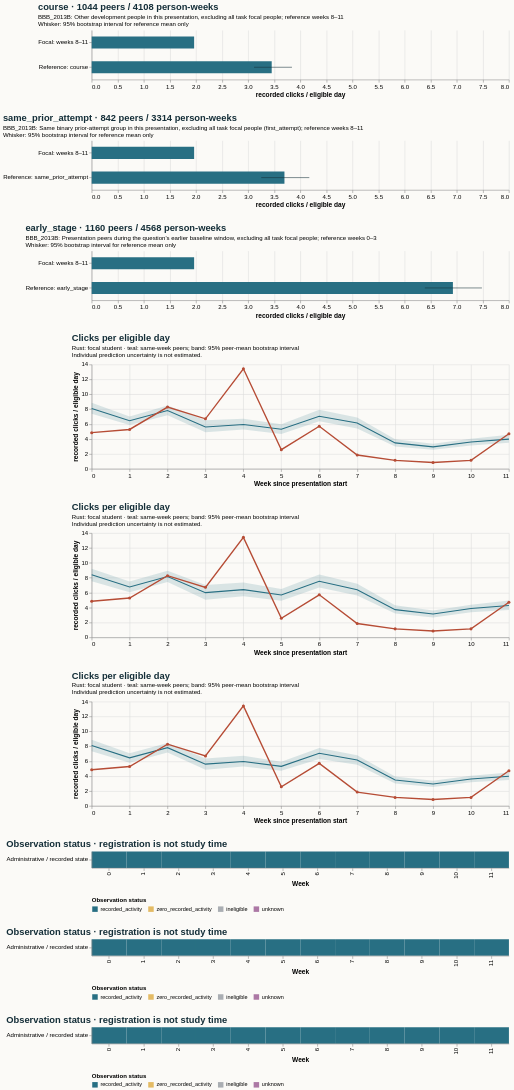

Specify this chart in Vega-Lite:
### Vega-Lite specification from a JSON file in a GitHub repository (floating-point values rounded to 4 significant figures)
{"$schema": "https://vega.github.io/schema/vega-lite/v5.20.1.json", "config": {"axis": {"labelFontSize": 11, "titleFontSize": 12}, "background": "#fbfaf7", "font": "sans-serif", "title": {"anchor": "start", "color": "#142e38", "fontSize": 17, "subtitleFontSize": 11}, "view": {"continuousHeight": 300, "continuousWidth": 300, "stroke": null}}, "datasets": {"data-3efce100d0aa5ae0888daa3e29f0aad8": [{"eligible_days": 7.0, "end_day": 6, "logging_completeness": "unknown", "observation_status": "recorded_activity", "row": "Administrative / recorded state", "score_status": "withheld_release_time_unknown", "start_day": 0, "value": 4.857, "week": 0}, {"eligible_days": 7.0, "end_day": 13, "logging_completeness": "unknown", "observation_status": "recorded_activity", "row": "Administrative / recorded state", "score_status": "withheld_release_time_unknown", "start_day": 7, "value": 5.286, "week": 1}, {"eligible_days": 7.0, "end_day": 20, "logging_completeness": "unknown", "observation_status": "recorded_activity", "row": "Administrative / recorded state", "score_status": "withheld_release_time_unknown", "start_day": 14, "value": 8.286, "week": 2}, {"eligible_days": 7.0, "end_day": 27, "logging_completeness": "unknown", "observation_status": "recorded_activity", "row": "Administrative / recorded state", "score_status": "withheld_release_time_unknown", "start_day": 21, "value": 6.714, "week": 3}, {"eligible_days": 7.0, "end_day": 34, "logging_completeness": "unknown", "observation_status": "recorded_activity", "row": "Administrative / recorded state", "score_status": "withheld_release_time_unknown", "start_day": 28, "value": 13.43, "week": 4}, {"eligible_days": 7.0, "end_day": 41, "logging_completeness": "unknown", "observation_status": "recorded_activity", "row": "Administrative / recorded state", "score_status": "withheld_release_time_unknown", "start_day": 35, "value": 2.571, "week": 5}, {"eligible_days": 7.0, "end_day": 48, "logging_completeness": "unknown", "observation_status": "recorded_activity", "row": "Administrative / recorded state", "score_status": "withheld_release_time_unknown", "start_day": 42, "value": 5.714, "week": 6}, {"eligible_days": 7.0, "end_day": 55, "logging_completeness": "unknown", "observation_status": "recorded_activity", "row": "Administrative / recorded state", "score_status": "withheld_release_time_unknown", "start_day": 49, "value": 1.857, "week": 7}, {"eligible_days": 7.0, "end_day": 62, "logging_completeness": "unknown", "observation_status": "recorded_activity", "row": "Administrative / recorded state", "score_status": "withheld_release_time_unknown", "start_day": 56, "value": 1.143, "week": 8}, {"eligible_days": 7.0, "end_day": 69, "logging_completeness": "unknown", "observation_status": "recorded_activity", "row": "Administrative / recorded state", "score_status": "withheld_release_time_unknown", "start_day": 63, "value": 0.8571, "week": 9}, {"eligible_days": 7.0, "end_day": 76, "logging_completeness": "unknown", "observation_status": "recorded_activity", "row": "Administrative / recorded state", "score_status": "withheld_release_time_unknown", "start_day": 70, "value": 1.143, "week": 10}, {"eligible_days": 7.0, "end_day": 83, "logging_completeness": "unknown", "observation_status": "recorded_activity", "row": "Administrative / recorded state", "score_status": "withheld_release_time_unknown", "start_day": 77, "value": 4.714, "week": 11}], "data-baa2252244a9e7191a73e37b320b6f5f": [{"hi": null, "lo": null, "series": "Focal: weeks 8–11", "value": 1.964}, {"hi": 3.84, "lo": 3.113, "series": "Reference: course", "value": 3.452}], "data-c176db2f0d0cfe8538ff2bd210405009": [{"end_day": 6, "focal_value": 4.857, "peer_ci_high": 8.861, "peer_ci_low": 7.41, "peer_mean": 8.1, "peer_observations": 1159, "peer_people": 1159, "reference": "course", "unit": "recorded clicks / eligible day", "week": 0}, {"end_day": 13, "focal_value": 5.286, "peer_ci_high": 7.026, "peer_ci_low": 5.874, "peer_mean": 6.456, "peer_observations": 1151, "peer_people": 1151, "reference": "course", "unit": "recorded clicks / eligible day", "week": 1}, {"end_day": 20, "focal_value": 8.286, "peer_ci_high": 8.513, "peer_ci_low": 7.182, "peer_mean": 7.819, "peer_observations": 1133, "peer_people": 1133, "reference": "course", "unit": "recorded clicks / eligible day", "week": 2}, {"end_day": 27, "focal_value": 6.714, "peer_ci_high": 6.519, "peer_ci_low": 4.898, "peer_mean": 5.608, "peer_observations": 1125, "peer_people": 1125, "reference": "course", "unit": "recorded clicks / eligible day", "week": 3}, {"end_day": 34, "focal_value": 13.43, "peer_ci_high": 6.74, "peer_ci_low": 5.279, "peer_mean": 5.954, "peer_observations": 1088, "peer_people": 1088, "reference": "course", "unit": "recorded clicks / eligible day", "week": 4}, {"end_day": 41, "focal_value": 2.571, "peer_ci_high": 5.996, "peer_ci_low": 4.666, "peer_mean": 5.31, "peer_observations": 1081, "peer_people": 1081, "reference": "course", "unit": "recorded clicks / eligible day", "week": 5}, {"end_day": 48, "focal_value": 5.714, "peer_ci_high": 7.917, "peer_ci_low": 6.38, "peer_mean": 7.065, "peer_observations": 1070, "peer_people": 1070, "reference": "course", "unit": "recorded clicks / eligible day", "week": 6}, {"end_day": 55, "focal_value": 1.857, "peer_ci_high": 6.891, "peer_ci_low": 5.431, "peer_mean": 6.16, "peer_observations": 1054, "peer_people": 1054, "reference": "course", "unit": "recorded clicks / eligible day", "week": 7}, {"end_day": 62, "focal_value": 1.143, "peer_ci_high": 3.984, "peer_ci_low": 2.996, "peer_mean": 3.483, "peer_observations": 1044, "peer_people": 1044, "reference": "course", "unit": "recorded clicks / eligible day", "week": 8}, {"end_day": 69, "focal_value": 0.8571, "peer_ci_high": 3.36, "peer_ci_low": 2.549, "peer_mean": 2.943, "peer_observations": 1027, "peer_people": 1027, "reference": "course", "unit": "recorded clicks / eligible day", "week": 9}, {"end_day": 76, "focal_value": 1.143, "peer_ci_high": 4.046, "peer_ci_low": 3.148, "peer_mean": 3.609, "peer_observations": 1021, "peer_people": 1021, "reference": "course", "unit": "recorded clicks / eligible day", "week": 10}, {"end_day": 83, "focal_value": 4.714, "peer_ci_high": 4.583, "peer_ci_low": 3.512, "peer_mean": 3.989, "peer_observations": 1016, "peer_people": 1016, "reference": "course", "unit": "recorded clicks / eligible day", "week": 11}], "data-c990854f1ab63be10393a734ed249d41": [{"end_day": 6, "focal_value": 4.857, "peer_ci_high": 9.199, "peer_ci_low": 7.539, "peer_mean": 8.4, "peer_observations": 927, "peer_people": 927, "reference": "same_prior_attempt", "unit": "recorded clicks / eligible day", "week": 0}, {"end_day": 13, "focal_value": 5.286, "peer_ci_high": 7.496, "peer_ci_low": 6.062, "peer_mean": 6.76, "peer_observations": 922, "peer_people": 922, "reference": "same_prior_attempt", "unit": "recorded clicks / eligible day", "week": 1}, {"end_day": 20, "focal_value": 8.286, "peer_ci_high": 8.942, "peer_ci_low": 7.421, "peer_mean": 8.165, "peer_observations": 911, "peer_people": 911, "reference": "same_prior_attempt", "unit": "recorded clicks / eligible day", "week": 2}, {"end_day": 27, "focal_value": 6.714, "peer_ci_high": 7.031, "peer_ci_low": 5.065, "peer_mean": 6.006, "peer_observations": 903, "peer_people": 903, "reference": "same_prior_attempt", "unit": "recorded clicks / eligible day", "week": 3}, {"end_day": 34, "focal_value": 13.43, "peer_ci_high": 7.382, "peer_ci_low": 5.525, "peer_mean": 6.414, "peer_observations": 872, "peer_people": 872, "reference": "same_prior_attempt", "unit": "recorded clicks / eligible day", "week": 4}, {"end_day": 41, "focal_value": 2.571, "peer_ci_high": 6.493, "peer_ci_low": 4.901, "peer_mean": 5.7, "peer_observations": 868, "peer_people": 868, "reference": "same_prior_attempt", "unit": "recorded clicks / eligible day", "week": 5}, {"end_day": 48, "focal_value": 5.714, "peer_ci_high": 8.449, "peer_ci_low": 6.7, "peer_mean": 7.525, "peer_observations": 861, "peer_people": 861, "reference": "same_prior_attempt", "unit": "recorded clicks / eligible day", "week": 6}, {"end_day": 55, "focal_value": 1.857, "peer_ci_high": 7.194, "peer_ci_low": 5.615, "peer_mean": 6.395, "peer_observations": 850, "peer_people": 850, "reference": "same_prior_attempt", "unit": "recorded clicks / eligible day", "week": 7}, {"end_day": 62, "focal_value": 1.143, "peer_ci_high": 4.309, "peer_ci_low": 3.22, "peer_mean": 3.728, "peer_observations": 842, "peer_people": 842, "reference": "same_prior_attempt", "unit": "recorded clicks / eligible day", "week": 8}, {"end_day": 69, "focal_value": 0.8571, "peer_ci_high": 3.623, "peer_ci_low": 2.664, "peer_mean": 3.135, "peer_observations": 828, "peer_people": 828, "reference": "same_prior_attempt", "unit": "recorded clicks / eligible day", "week": 9}, {"end_day": 76, "focal_value": 1.143, "peer_ci_high": 4.383, "peer_ci_low": 3.378, "peer_mean": 3.877, "peer_observations": 824, "peer_people": 824, "reference": "same_prior_attempt", "unit": "recorded clicks / eligible day", "week": 10}, {"end_day": 83, "focal_value": 4.714, "peer_ci_high": 4.946, "peer_ci_low": 3.689, "peer_mean": 4.281, "peer_observations": 820, "peer_people": 820, "reference": "same_prior_attempt", "unit": "recorded clicks / eligible day", "week": 11}], "data-c9f1d3f8e27481f265d0f4f7212e7e26": [{"end_day": 6, "focal_value": 4.857, "peer_ci_high": 8.87, "peer_ci_low": 7.339, "peer_mean": 8.1, "peer_observations": 1159, "peer_people": 1159, "reference": "early_stage", "unit": "recorded clicks / eligible day", "week": 0}, {"end_day": 13, "focal_value": 5.286, "peer_ci_high": 7.086, "peer_ci_low": 5.797, "peer_mean": 6.456, "peer_observations": 1151, "peer_people": 1151, "reference": "early_stage", "unit": "recorded clicks / eligible day", "week": 1}, {"end_day": 20, "focal_value": 8.286, "peer_ci_high": 8.459, "peer_ci_low": 7.176, "peer_mean": 7.819, "peer_observations": 1133, "peer_people": 1133, "reference": "early_stage", "unit": "recorded clicks / eligible day", "week": 2}, {"end_day": 27, "focal_value": 6.714, "peer_ci_high": 6.356, "peer_ci_low": 4.863, "peer_mean": 5.608, "peer_observations": 1125, "peer_people": 1125, "reference": "early_stage", "unit": "recorded clicks / eligible day", "week": 3}, {"end_day": 34, "focal_value": 13.43, "peer_ci_high": 6.744, "peer_ci_low": 5.282, "peer_mean": 5.954, "peer_observations": 1088, "peer_people": 1088, "reference": "early_stage", "unit": "recorded clicks / eligible day", "week": 4}, {"end_day": 41, "focal_value": 2.571, "peer_ci_high": 5.94, "peer_ci_low": 4.722, "peer_mean": 5.31, "peer_observations": 1081, "peer_people": 1081, "reference": "early_stage", "unit": "recorded clicks / eligible day", "week": 5}, {"end_day": 48, "focal_value": 5.714, "peer_ci_high": 7.768, "peer_ci_low": 6.315, "peer_mean": 7.065, "peer_observations": 1070, "peer_people": 1070, "reference": "early_stage", "unit": "recorded clicks / eligible day", "week": 6}, {"end_day": 55, "focal_value": 1.857, "peer_ci_high": 6.813, "peer_ci_low": 5.518, "peer_mean": 6.16, "peer_observations": 1054, "peer_people": 1054, "reference": "early_stage", "unit": "recorded clicks / eligible day", "week": 7}, {"end_day": 62, "focal_value": 1.143, "peer_ci_high": 3.967, "peer_ci_low": 2.997, "peer_mean": 3.483, "peer_observations": 1044, "peer_people": 1044, "reference": "early_stage", "unit": "recorded clicks / eligible day", "week": 8}, {"end_day": 69, "focal_value": 0.8571, "peer_ci_high": 3.371, "peer_ci_low": 2.557, "peer_mean": 2.943, "peer_observations": 1027, "peer_people": 1027, "reference": "early_stage", "unit": "recorded clicks / eligible day", "week": 9}, {"end_day": 76, "focal_value": 1.143, "peer_ci_high": 4.045, "peer_ci_low": 3.186, "peer_mean": 3.609, "peer_observations": 1021, "peer_people": 1021, "reference": "early_stage", "unit": "recorded clicks / eligible day", "week": 10}, {"end_day": 83, "focal_value": 4.714, "peer_ci_high": 4.485, "peer_ci_low": 3.484, "peer_mean": 3.989, "peer_observations": 1016, "peer_people": 1016, "reference": "early_stage", "unit": "recorded clicks / eligible day", "week": 11}], "data-cb6f69b155e1314a84677c8e359748d5": [{"hi": null, "lo": null, "series": "Focal: weeks 8–11", "value": 1.964}, {"hi": 4.173, "lo": 3.251, "series": "Reference: same_prior_attempt", "value": 3.696}], "data-d1f8a5372c758ce0d35bf43e0835d5df": [{"hi": null, "lo": null, "series": "Focal: weeks 8–11", "value": 1.964}, {"hi": 7.482, "lo": 6.388, "series": "Reference: early_stage", "value": 6.926}]}, "resolve": {"scale": {"color": "independent"}}, "spacing": 28, "vconcat": [{"data": {"name": "data-baa2252244a9e7191a73e37b320b6f5f"}, "height": 90, "layer": [{"encoding": {"x": {"field": "value", "scale": {"domain": [0, 7.856], "zero": true}, "title": "recorded clicks / eligible day", "type": "quantitative"}, "y": {"field": "series", "sort": null, "title": null, "type": "nominal"}}, "mark": {"color": "#286f83", "size": 22, "type": "bar"}}, {"encoding": {"x": {"field": "lo", "type": "quantitative"}, "x2": {"field": "hi"}, "y": {"field": "series", "sort": null, "title": null, "type": "nominal"}}, "mark": {"color": "#142e38", "type": "rule"}}], "title": {"subtitle": ["BBB_2013B: Other development people in this presentation, excluding all task focal people; reference weeks 8–11", "Whisker: 95% bootstrap interval for reference mean only"], "text": "course · 1044 peers / 4108 person-weeks"}, "width": 760}, {"data": {"name": "data-cb6f69b155e1314a84677c8e359748d5"}, "height": 90, "layer": [{"encoding": {"x": {"field": "value", "scale": {"domain": [0, 7.856], "zero": true}, "title": "recorded clicks / eligible day", "type": "quantitative"}, "y": {"field": "series", "sort": null, "title": null, "type": "nominal"}}, "mark": {"color": "#286f83", "size": 22, "type": "bar"}}, {"encoding": {"x": {"field": "lo", "type": "quantitative"}, "x2": {"field": "hi"}, "y": {"field": "series", "sort": null, "title": null, "type": "nominal"}}, "mark": {"color": "#142e38", "type": "rule"}}], "title": {"subtitle": ["BBB_2013B: Same binary prior-attempt group in this presentation, excluding all task focal people (first_attempt); reference weeks 8–11", "Whisker: 95% bootstrap interval for reference mean only"], "text": "same_prior_attempt · 842 peers / 3314 person-weeks"}, "width": 760}, {"data": {"name": "data-d1f8a5372c758ce0d35bf43e0835d5df"}, "height": 90, "layer": [{"encoding": {"x": {"field": "value", "scale": {"domain": [0, 7.856], "zero": true}, "title": "recorded clicks / eligible day", "type": "quantitative"}, "y": {"field": "series", "sort": null, "title": null, "type": "nominal"}}, "mark": {"color": "#286f83", "size": 22, "type": "bar"}}, {"encoding": {"x": {"field": "lo", "type": "quantitative"}, "x2": {"field": "hi"}, "y": {"field": "series", "sort": null, "title": null, "type": "nominal"}}, "mark": {"color": "#142e38", "type": "rule"}}], "title": {"subtitle": ["BBB_2013B: Presentation peers during the question's earlier baseline window, excluding all task focal people; reference weeks 0–3", "Whisker: 95% bootstrap interval for reference mean only"], "text": "early_stage · 1160 peers / 4568 person-weeks"}, "width": 760}, {"data": {"name": "data-c176db2f0d0cfe8538ff2bd210405009"}, "height": 190, "layer": [{"encoding": {"x": {"axis": {"tickMinStep": 1}, "field": "week", "title": "Week since presentation start", "type": "quantitative"}, "y": {"field": "peer_ci_low", "scale": {"zero": true}, "title": "recorded clicks / eligible day", "type": "quantitative"}, "y2": {"field": "peer_ci_high"}}, "mark": {"color": "#286f83", "opacity": 0.16, "type": "area"}}, {"encoding": {"tooltip": [{"field": "week", "type": "quantitative"}, {"field": "peer_mean", "type": "quantitative"}, {"field": "peer_people", "type": "quantitative"}, {"field": "peer_observations", "type": "quantitative"}], "x": {"field": "week", "type": "quantitative"}, "y": {"field": "peer_mean", "type": "quantitative"}}, "mark": {"color": "#286f83", "strokeWidth": 2, "type": "line"}}, {"encoding": {"tooltip": [{"field": "week", "type": "quantitative"}, {"field": "focal_value", "type": "quantitative"}], "x": {"field": "week", "type": "quantitative"}, "y": {"field": "focal_value", "type": "quantitative"}}, "mark": {"color": "#b64c35", "point": {"color": "#b64c35"}, "strokeWidth": 2.5, "type": "line"}}], "title": {"subtitle": ["Rust: focal student · teal: same-week peers; band: 95% peer-mean bootstrap interval", "Individual prediction uncertainty is not estimated."], "text": "Clicks per eligible day"}, "width": 760}, {"data": {"name": "data-c990854f1ab63be10393a734ed249d41"}, "height": 190, "layer": [{"encoding": {"x": {"axis": {"tickMinStep": 1}, "field": "week", "title": "Week since presentation start", "type": "quantitative"}, "y": {"field": "peer_ci_low", "scale": {"zero": true}, "title": "recorded clicks / eligible day", "type": "quantitative"}, "y2": {"field": "peer_ci_high"}}, "mark": {"color": "#286f83", "opacity": 0.16, "type": "area"}}, {"encoding": {"tooltip": [{"field": "week", "type": "quantitative"}, {"field": "peer_mean", "type": "quantitative"}, {"field": "peer_people", "type": "quantitative"}, {"field": "peer_observations", "type": "quantitative"}], "x": {"field": "week", "type": "quantitative"}, "y": {"field": "peer_mean", "type": "quantitative"}}, "mark": {"color": "#286f83", "strokeWidth": 2, "type": "line"}}, {"encoding": {"tooltip": [{"field": "week", "type": "quantitative"}, {"field": "focal_value", "type": "quantitative"}], "x": {"field": "week", "type": "quantitative"}, "y": {"field": "focal_value", "type": "quantitative"}}, "mark": {"color": "#b64c35", "point": {"color": "#b64c35"}, "strokeWidth": 2.5, "type": "line"}}], "title": {"subtitle": ["Rust: focal student · teal: same-week peers; band: 95% peer-mean bootstrap interval", "Individual prediction uncertainty is not estimated."], "text": "Clicks per eligible day"}, "width": 760}, {"data": {"name": "data-c9f1d3f8e27481f265d0f4f7212e7e26"}, "height": 190, "layer": [{"encoding": {"x": {"axis": {"tickMinStep": 1}, "field": "week", "title": "Week since presentation start", "type": "quantitative"}, "y": {"field": "peer_ci_low", "scale": {"zero": true}, "title": "recorded clicks / eligible day", "type": "quantitative"}, "y2": {"field": "peer_ci_high"}}, "mark": {"color": "#286f83", "opacity": 0.16, "type": "area"}}, {"encoding": {"tooltip": [{"field": "week", "type": "quantitative"}, {"field": "peer_mean", "type": "quantitative"}, {"field": "peer_people", "type": "quantitative"}, {"field": "peer_observations", "type": "quantitative"}], "x": {"field": "week", "type": "quantitative"}, "y": {"field": "peer_mean", "type": "quantitative"}}, "mark": {"color": "#286f83", "strokeWidth": 2, "type": "line"}}, {"encoding": {"tooltip": [{"field": "week", "type": "quantitative"}, {"field": "focal_value", "type": "quantitative"}], "x": {"field": "week", "type": "quantitative"}, "y": {"field": "focal_value", "type": "quantitative"}}, "mark": {"color": "#b64c35", "point": {"color": "#b64c35"}, "strokeWidth": 2.5, "type": "line"}}], "title": {"subtitle": ["Rust: focal student · teal: same-week peers; band: 95% peer-mean bootstrap interval", "Individual prediction uncertainty is not estimated."], "text": "Clicks per eligible day"}, "width": 760}, {"data": {"name": "data-3efce100d0aa5ae0888daa3e29f0aad8"}, "encoding": {"color": {"field": "observation_status", "legend": {"labelLimit": 260, "orient": "bottom"}, "scale": {"domain": ["recorded_activity", "zero_recorded_activity", "ineligible", "unknown"], "range": ["#286f83", "#e4bb64", "#aaaeb3", "#ac78a5"]}, "title": "Observation status", "type": "nominal"}, "tooltip": [{"field": "week", "type": "quantitative"}, {"field": "eligible_days", "type": "quantitative"}, {"field": "observation_status", "type": "nominal"}, {"field": "logging_completeness", "type": "nominal"}], "x": {"field": "week", "title": "Week", "type": "ordinal"}, "y": {"field": "row", "title": null, "type": "nominal"}}, "height": 30, "mark": {"type": "rect"}, "title": "Observation status · registration is not study time", "width": 760}, {"data": {"name": "data-3efce100d0aa5ae0888daa3e29f0aad8"}, "encoding": {"color": {"field": "observation_status", "legend": {"labelLimit": 260, "orient": "bottom"}, "scale": {"domain": ["recorded_activity", "zero_recorded_activity", "ineligible", "unknown"], "range": ["#286f83", "#e4bb64", "#aaaeb3", "#ac78a5"]}, "title": "Observation status", "type": "nominal"}, "tooltip": [{"field": "week", "type": "quantitative"}, {"field": "eligible_days", "type": "quantitative"}, {"field": "observation_status", "type": "nominal"}, {"field": "logging_completeness", "type": "nominal"}], "x": {"field": "week", "title": "Week", "type": "ordinal"}, "y": {"field": "row", "title": null, "type": "nominal"}}, "height": 30, "mark": {"type": "rect"}, "title": "Observation status · registration is not study time", "width": 760}, {"data": {"name": "data-3efce100d0aa5ae0888daa3e29f0aad8"}, "encoding": {"color": {"field": "observation_status", "legend": {"labelLimit": 260, "orient": "bottom"}, "scale": {"domain": ["recorded_activity", "zero_recorded_activity", "ineligible", "unknown"], "range": ["#286f83", "#e4bb64", "#aaaeb3", "#ac78a5"]}, "title": "Observation status", "type": "nominal"}, "tooltip": [{"field": "week", "type": "quantitative"}, {"field": "eligible_days", "type": "quantitative"}, {"field": "observation_status", "type": "nominal"}, {"field": "logging_completeness", "type": "nominal"}], "x": {"field": "week", "title": "Week", "type": "ordinal"}, "y": {"field": "row", "title": null, "type": "nominal"}}, "height": 30, "mark": {"type": "rect"}, "title": "Observation status · registration is not study time", "width": 760}]}
